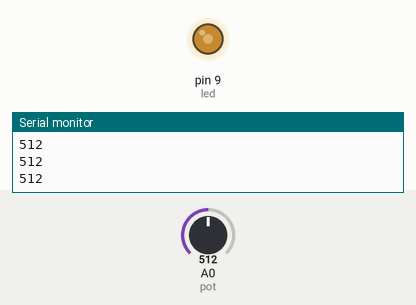
This sketch was run on a simulated Arduino Uno, built with avr-gcc and run on an emulated ATmega328P. Parts: output pins drawn as LEDs (lit = HIGH), the last lines printed to the serial monitor. Inputs (shaded band) come from the test bench; at power-on: A0 (pot) = 512.

Above: at 1.2 s.
1.3 s: A0 (pot) set to 716
At 2.5 s:
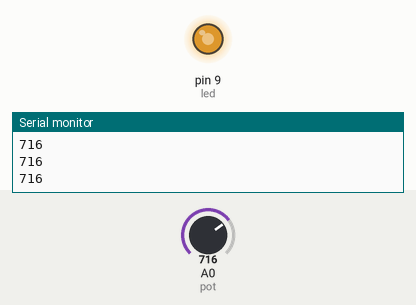
2.8 s: A0 (pot) set to 900
At 3.8 s:
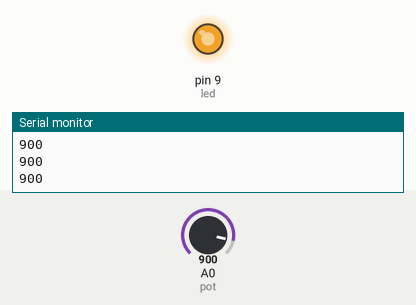
4.3 s: A0 (pot) set to 122
At 5.1 s:
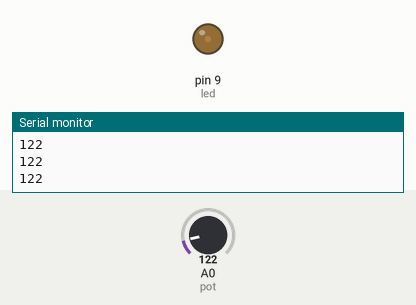
5.8 s: A0 (pot) set to 0
At 6.4 s:
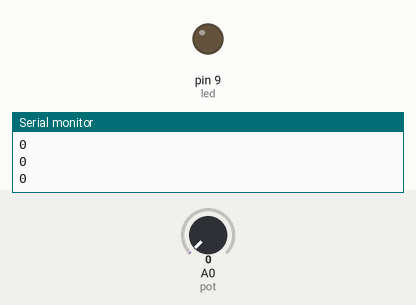
7.3 s: A0 (pot) set to 511
At 7.7 s:
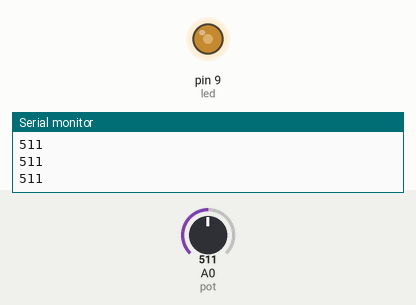
Timing chart, 0 to 9.8 s (numbered marks = the images above; inputs shaded):
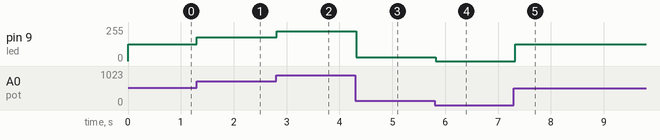

The sketch:

pot.ino
```cpp
#define pot A0 //pin A0 is also pin 14
int led = 9;

int val=0,val1=0;
void setup() {
  // put your setup code here, to run once:
Serial.begin(9600);
pinMode(led,OUTPUT);
}

void loop() {
  // put your main code here, to run repeatedly:

val=analogRead(pot);
Serial.println(val);
val1=map(val,0,1023,0,255);

analogWrite(led,val1);
delay(100);
}
```

Measured:
- after the input at 1.3 s, pin 9 (led): 127/255 → 178/255 at once
- after the input at 2.8 s, pin 9 (led): 178/255 → 224/255 at once
- after the input at 4.3 s, pin 9 (led): 224/255 → 30/255 at once
- after the input at 5.8 s, pin 9 (led): 30/255 → 0/255 at once
- after the input at 7.3 s, pin 9 (led): 0/255 → 127/255 at once
